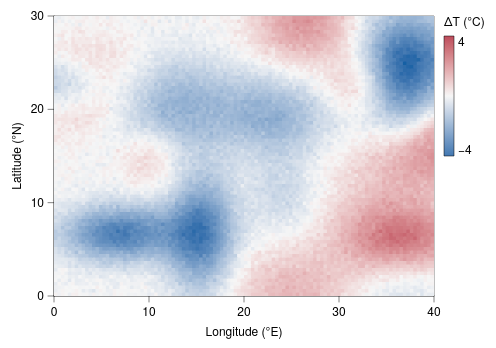

The specification (Vega-Lite) saved for this image:
### Vega-Lite specification from a JSON file in a GitHub repository (floating-point values rounded to 4 significant figures; data arrays with more than 128 entries replaced by an {"elided": "..."} marker saying what was removed)
{"background": null, "config": {"arc": {"fill": "#DBDBDB", "fillOpacity": 1.0, "innerRadius": 35.0, "padAngle": 0.03, "stroke": "black", "strokeOpacity": 1, "strokeWidth": 0.25}, "area": {"fill": "#DBDBDB", "fillOpacity": 1.0, "stroke": "black", "strokeOpacity": 1, "strokeWidth": 0.25}, "axis": {"domain": true, "domainCap": "round", "domainColor": "black", "domainWidth": 0.25, "grid": false, "gridCap": "round", "gridColor": "#F1F1F1", "gridDash": [0, 0], "gridOpacity": 1.0, "gridWidth": 0.25, "labelColor": "black", "labelFont": "Helvetica Neue, HelveticaNeue, Helvetica, Arial, sans-serif", "labelFontSize": 6, "labelFontStyle": "normal", "labelFontWeight": 400, "offset": 0, "ticks": true, "tickCap": "round", "tickColor": "black", "tickRound": false, "tickSize": 3.0, "tickWidth": 0.25, "titleColor": "black", "titleFont": "Helvetica Neue, HelveticaNeue, Helvetica, Arial, sans-serif", "titleFontSize": 6, "titleFontStyle": "normal", "titleFontWeight": 400}, "axisX": {"domain": true, "labelAlign": "center", "labelAngle": 0, "labels": true, "ticks": true, "translate": 0}, "axisY": {"domain": true, "labelAlign": "right", "labelAngle": 0, "labels": true, "ticks": true, "translate": 0}, "axisRight": {"domain": true, "labelAlign": "left", "labelAngle": 0, "labels": true, "ticks": true, "translate": 0}, "axisTop": {"domain": true, "labelAlign": "center", "labelAngle": 0, "labels": true, "ticks": true, "translate": 0}, "axisBand": {"tickOffset": 0}, "bar": {"fill": "#DBDBDB", "fillOpacity": 1.0, "stroke": "black", "strokeOpacity": 1, "strokeWidth": 0.25}, "boxplot": {"size": 12.6, "ticks": {"cornerRadius": 0.25, "fill": "black", "opacity": 1, "size": 6.3, "thickness": 0.25}, "box": {"fillOpacity": 1.0, "stroke": "black", "strokeOpacity": 1, "strokeWidth": 0.25}, "median": {"cornerRadius": 0, "fill": "black", "fillOpacity": 1.0, "opacity": 1, "size": 12.6, "thickness": 0.25}, "rule": {"fill": "black", "fillOpacity": 1.0, "size": 14.0, "stroke": "black", "strokeDash": [0, 0], "strokeOpacity": 1, "strokeWidth": 0.25}, "outliers": {"color": "black", "fill": "black", "fillOpacity": 1.0, "size": 0, "stroke": "black", "strokeOpacity": 1, "strokeWidth": 0.25}}, "circle": {"fill": "black", "fillOpacity": 1.0, "size": 1.75, "stroke": null, "strokeOpacity": 1, "strokeWidth": 0.25}, "errorband": {"band": {"fillOpacity": 0.6, "stroke": null, "strokeWidth": 0.25, "strokeOpacity": 1}, "borders": {"opacity": 0, "strokeOpacity": 1, "strokeWidth": 0.25}}, "errorbar": {"opacity": 1, "rule": {"strokeDash": [0, 0], "strokeWidth": 0.25}, "ticks": {"color": "black", "cornerRadius": 0.125, "opacity": 1, "size": 8.4, "thickness": 0.25}, "thickness": 0.25}, "font": "Helvetica Neue, HelveticaNeue, Helvetica, Arial, sans-serif", "geoshape": {"fill": "#DBDBDB", "fillOpacity": 1.0, "stroke": "black", "strokeOpacity": 1, "strokeWidth": 0.25}, "header": {"labelColor": "black", "labelFont": "Helvetica Neue, HelveticaNeue, Helvetica, Arial, sans-serif", "labelFontSize": 6, "labelFontStyle": "normal", "labelFontWeight": 400, "titleColor": "black", "titleFont": "Helvetica Neue, HelveticaNeue, Helvetica, Arial, sans-serif", "titleFontSize": 6, "titleFontStyle": "normal", "titleFontWeight": 400, "titlePadding": 0}, "legend": {"disable": false, "offset": 4.5, "titlePadding": 4, "labelOffset": 2, "gradientLabelOffset": 2, "columnPadding": 4, "rowPadding": 2, "gradientThickness": 5, "gradientOpacity": 1.0, "gradientStrokeColor": "black", "gradientStrokeWidth": 0.25, "labelColor": "black", "labelFont": "Helvetica Neue, HelveticaNeue, Helvetica, Arial, sans-serif", "labelFontSize": 6, "labelFontStyle": "normal", "labelFontWeight": 400, "strokeColor": "black", "strokeWidth": 0, "symbolSize": 36, "symbolStrokeColor": "black", "symbolStrokeWidth": 0.25, "titleColor": "black", "titleFont": "Helvetica Neue, HelveticaNeue, Helvetica, Arial, sans-serif", "titleFontSize": 6, "titleFontStyle": "normal", "titleFontWeight": 400}, "line": {"color": "black", "stroke": "black", "strokeCap": "butt", "strokeDash": [0, 0], "strokeOpacity": 1, "strokeWidth": 0.5}, "point": {"filled": true, "fill": "#DBDBDB", "fillOpacity": 1.0, "size": 7.0, "stroke": "black", "strokeOpacity": 1, "strokeWidth": 0.25}, "range": {"category": ["#9D9D9D", "#28287D", "#004225", "#47266F", "#00605D", "#DBDBDB", "#7983C1", "#6E927B", "#937FB4", "#699A97"], "diverging": {"scheme": ["#4F4265", "#6A5C82", "#85789D", "#A196B7", "#BDB5CE", "#D8D6DD", "#F6F6F6", "#CED8D7", "#9DBFBD", "#75A3A0", "#518683", "#326967", "#164D4B"]}, "heatmap": {"scheme": ["#440154", "#472270", "#433E82", "#38598C", "#2C728E", "#238A8D", "#24A086", "#39B578", "#5DC862", "#96D646", "#CAE02D", "#FDE724"]}, "ordinal": {"scheme": ["#F1F1F1", "#DBDBDB", "#C6C6C6", "#B2B2B2", "#9D9D9D", "#898989", "#767676", "#636363", "#515151", "#404040", "#2F2F2F", "#1F1F1F"]}, "ramp": {"scheme": ["#440154", "#472270", "#433E82", "#38598C", "#2C728E", "#238A8D", "#24A086", "#39B578", "#5DC862", "#96D646", "#CAE02D", "#FDE724"]}}, "rule": {"color": "black", "stroke": "black", "strokeCap": "round", "strokeDash": [2, 2], "strokeOpacity": 1, "strokeWidth": 0.25}, "scale": {"barBandPaddingInner": 0.1, "rectBandPaddingInner": 0, "tickBandPaddingInner": 0.1, "bandPaddingOuter": 0.1, "bandWithNestedOffsetPaddingInner": 0.2, "bandWithNestedOffsetPaddingOuter": 0.2, "offsetBandPaddingInner": 0, "offsetBandPaddingOuter": 0, "round": false}, "rect": {"fill": "#DBDBDB", "fillOpacity": 1.0, "stroke": "black", "strokeOpacity": 1, "strokeWidth": 0.25}, "square": {"fill": "#DBDBDB", "fillOpacity": 1.0, "size": 14.0, "stroke": "black", "strokeOpacity": 1, "strokeWidth": 0.25}, "text": {"color": "black", "font": "Helvetica Neue, HelveticaNeue, Helvetica, Arial, sans-serif", "fontSize": 6, "fontStyle": "normal", "fontWeight": 400}, "tick": {"color": "black", "cornerRadius": 0.125, "opacity": 1.0, "size": 12.6, "thickness": 0.25}, "title": {"anchor": "middle", "frame": "group", "color": "black", "font": "Helvetica Neue, HelveticaNeue, Helvetica, Arial, sans-serif", "fontSize": 6, "fontStyle": "normal", "fontWeight": 400, "subtitleColor": "black", "subtitleFont": "Helvetica Neue, HelveticaNeue, Helvetica, Arial, sans-serif", "subtitleFontSize": 6, "subtitleFontStyle": "normal", "subtitleFontWeight": 400}, "trail": {"color": "black", "opacity": 1, "size": 0.5}, "view": {"continuousWidth": 190, "continuousHeight": 140, "discreteWidth": 190, "discreteHeight": 140, "fill": null, "stroke": "black", "strokeWidth": 0.25}}, "data": {"name": "data-3dd7a702cd43fab36ea1c2dfa6191459"}, "mark": {"type": "rect", "clip": true, "stroke": null}, "encoding": {"color": {"field": "anom", "scale": {"domain": [-4, 4], "range": ["#4177B1", "#5F8CBD", "#7DA1C9", "#9BB6D5", "#B9CBE0", "#D7E0EB", "#F6F6F6", "#F0DADA", "#E8BDBF", "#DFA1A5", "#D4858B", "#C96872", "#BC4A5A"]}, "title": "ΔT (°C)", "type": "quantitative", "legend": {"gradientLength": 60.0}}, "x": {"field": "lon", "scale": {"domain": [0, 40.0], "nice": false}, "title": "Longitude (°E)", "type": "quantitative"}, "x2": {"field": "lon2"}, "y": {"field": "lat", "scale": {"domain": [0, 30.0], "nice": false}, "title": "Latitude (°N)", "type": "quantitative"}, "y2": {"field": "lat2"}}, "$schema": "https://vega.github.io/schema/vega-lite/v6.4.1.json", "datasets": {"data-3dd7a702cd43fab36ea1c2dfa6191459": {"elided": "8800 records"}}}
